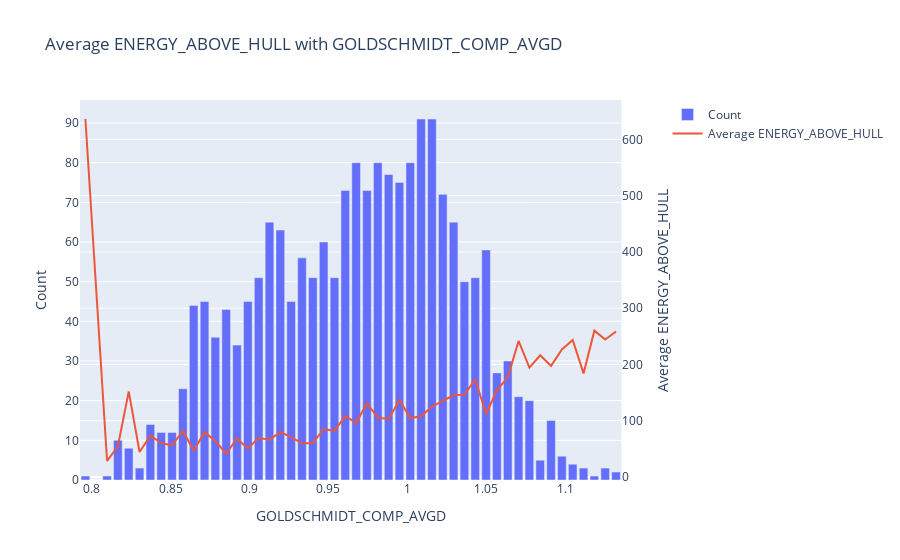

Notebook code cell kept with this figure:
### Markdown cell above
The plot below shows the average $E_{hull}$ with respect to $t$, superimposed on the histogram of $t$. As can be seen, $t$ of the perovskites have a relatively normal distribution. Interestingly, the average $E_{hull}$ steadily increases with $t$. This is consistent with earlier discussion stating that $t$ > 1.0 causes thermodynamic instability.

### Code cell
histogram_w_avg(50, "GOLDSCHMIDT_COMP_AVGD", "ENERGY_ABOVE_HULL")

### Figure 1 — Plotly figure (JSON) as saved in the notebook; plotly's stock layout.template omitted (floating-point values rounded to 4 significant figures)
{"data": [{"name": "Count", "type": "bar", "x": [0.7961, 0.803, 0.8098, 0.8167, 0.8235, 0.8304, 0.8372, 0.8441, 0.851, 0.8578, 0.8647, 0.8715, 0.8784, 0.8853, 0.8921, 0.899, 0.9058, 0.9127, 0.9195, 0.9264, 0.9333, 0.9401, 0.947, 0.9538, 0.9607, 0.9675, 0.9744, 0.9813, 0.9881, 0.995, 1.002, 1.009, 1.016, 1.022, 1.029, 1.036, 1.043, 1.05, 1.057, 1.064, 1.07, 1.077, 1.084, 1.091, 1.098, 1.105, 1.112, 1.118, 1.125, 1.132], "xaxis": "x", "y": [1, 0, 1, 10, 8, 3, 14, 12, 12, 23, 44, 45, 36, 43, 34, 45, 51, 65, 63, 45, 56, 51, 60, 51, 73, 80, 73, 80, 77, 75, 80, 91, 91, 72, 65, 50, 51, 58, 27, 30, 21, 20, 5, 15, 6, 4, 3, 1, 3, 2], "yaxis": "y"}, {"connectgaps": true, "name": "Average ENERGY_ABOVE_HULL", "type": "scatter", "x": [0.7961, 0.803, 0.8098, 0.8167, 0.8235, 0.8304, 0.8372, 0.8441, 0.851, 0.8578, 0.8647, 0.8715, 0.8784, 0.8853, 0.8921, 0.899, 0.9058, 0.9127, 0.9195, 0.9264, 0.9333, 0.9401, 0.947, 0.9538, 0.9607, 0.9675, 0.9744, 0.9813, 0.9881, 0.995, 1.002, 1.009, 1.016, 1.022, 1.029, 1.036, 1.043, 1.05, 1.057, 1.064, 1.07, 1.077, 1.084, 1.091, 1.098, 1.105, 1.112, 1.118, 1.125, 1.132], "xaxis": "x", "y": [636.3, null, 28.42, 54.6, 152.1, 44.37, 73.53, 60.78, 55.62, 82.14, 46.47, 79.72, 63.87, 41.35, 68.45, 50.34, 69.52, 65.99, 79.91, 70.78, 59.79, 60.43, 85.16, 81.9, 108.6, 95.89, 131.1, 105.1, 103.2, 136.3, 104.7, 107.9, 125.2, 134.7, 145.6, 146.3, 173.8, 111.5, 154.3, 176.8, 241.8, 194.3, 216.4, 197.5, 226.6, 243.5, 184.2, 260.1, 244.3, 258.5], "yaxis": "y2"}], "layout": {"autosize": true, "title": {"text": "Average ENERGY_ABOVE_HULL with GOLDSCHMIDT_COMP_AVGD"}, "xaxis": {"anchor": "y", "autorange": true, "domain": [0, 0.94], "range": [0.7927, 1.136], "title": {"text": "GOLDSCHMIDT_COMP_AVGD"}, "type": "linear"}, "yaxis": {"anchor": "x", "autorange": true, "domain": [0, 1], "range": [0, 95.79], "title": {"text": "Count"}, "type": "linear"}, "yaxis2": {"anchor": "x", "autorange": true, "overlaying": "y", "range": [-5.357, 670.1], "side": "right", "title": {"text": "Average ENERGY_ABOVE_HULL"}, "type": "linear"}}}
